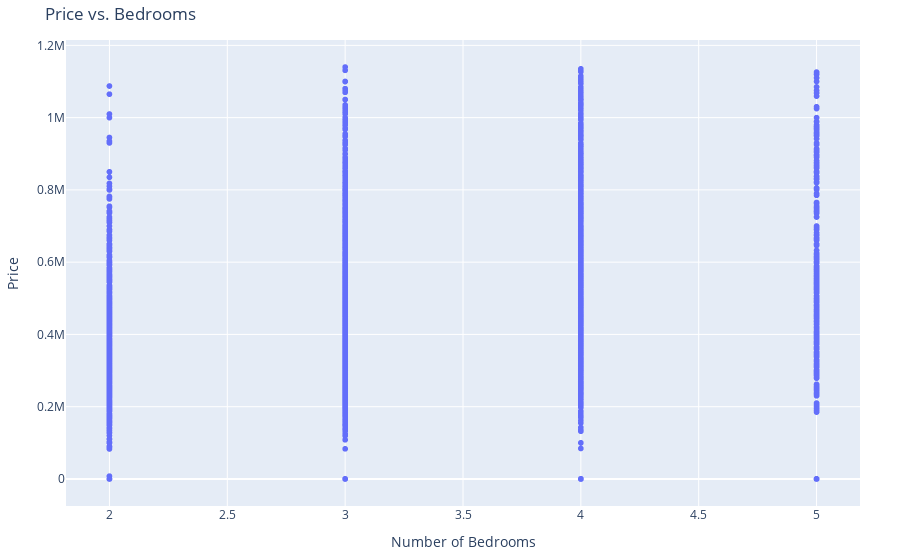

Write notebook code for a chart like this one.
### Code cell
# Assuming 'data' is your DataFrame and it contains 'price' and 'bedrooms' columns
fig = px.scatter(data_no_outliers1, x='bedrooms', y='price', title='Price vs. Bedrooms',
                 labels={'bedrooms': 'Number of Bedrooms', 'price': 'Price'})

fig.update_layout(
    xaxis=dict(title='Number of Bedrooms'),
    yaxis=dict(title='Price'),
    margin=dict(l=40, r=40, b=40, t=40)
)

# Display the scatterplot
fig.show()

### Figure 1 — Plotly figure (JSON) as saved in the notebook; plotly's stock layout.template omitted (floating-point values rounded to 4 significant figures; data arrays with more than 128 entries replaced by an {"elided": "..."} marker saying what was removed)
{"data": [{"hovertemplate": "Number of Bedrooms=%{x}<br>Price=%{y}<extra></extra>", "legendgroup": "", "marker": {"color": "#636efa", "symbol": "circle"}, "mode": "markers", "name": "", "showlegend": false, "type": "scattergl", "x": {"elided": "4085 int values"}, "xaxis": "x", "y": {"elided": "4085 float values"}, "yaxis": "y"}], "layout": {"autosize": true, "legend": {"tracegroupgap": 0}, "margin": {"b": 40, "l": 40, "r": 40, "t": 40}, "title": {"text": "Price vs. Bedrooms"}, "xaxis": {"anchor": "y", "autorange": true, "domain": [0, 1], "range": [1.819, 5.181], "title": {"text": "Number of Bedrooms"}, "type": "linear"}, "yaxis": {"anchor": "x", "autorange": true, "domain": [0, 1], "range": [-83660.0, 1224000.0], "title": {"text": "Price"}, "type": "linear"}}}
